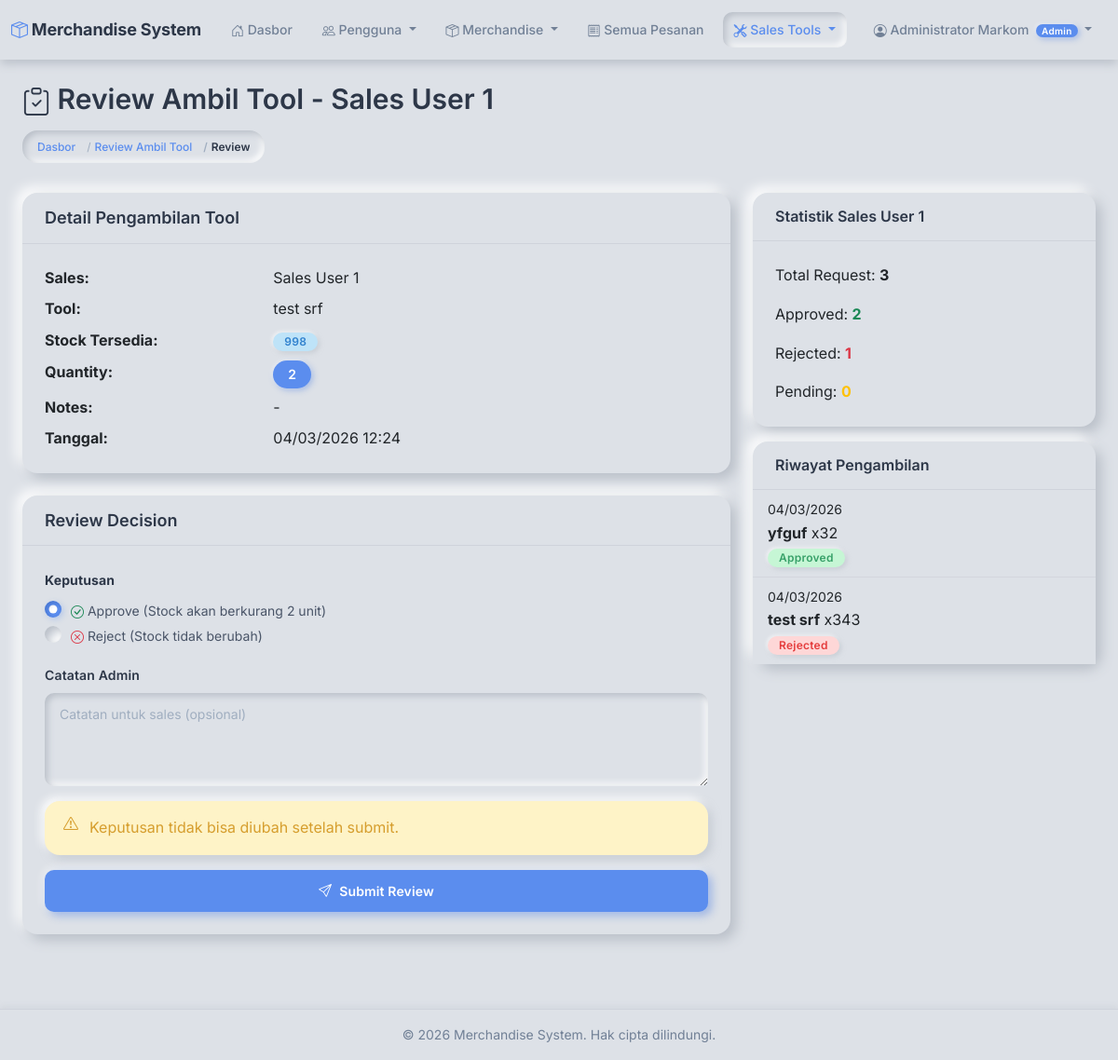
The app's page /inventory/review/5/ (signed in) with its own data.
### accounts/models.py (models this page shows, shortened)
class User(AbstractUser):
    class Role(models.TextChoices):
        ADMIN = 'ADMIN', 'Admin (Markom)'
        SALES = 'SALES', 'Sales'
    role = models.CharField(
        max_length=10,
        choices=Role.choices,
        default=Role.SALES,
        help_text='User role: ADMIN for Markom, SALES for sales team'
    )
    full_name = models.CharField(
        max_length=255,
        help_text='Full name of the user'
    )
    phone = models.CharField(
        max_length=20,
        blank=True,
        help_text='Phone number'
    )
    force_password_change = models.BooleanField(
        default=False,
        help_text='User must change password on next login'
    )
    class Meta:
        db_table = 'users'
        verbose_name = 'User'
        verbose_name_plural = 'Users'
        ordering = ['-date_joined']
    @property
    def is_admin(self):
        return self.role == self.Role.ADMIN
    @property
    def is_sales(self):
        return self.role == self.Role.SALES

### inventory/sales_tool_models.py (models this page shows, shortened)
class ToolCheckout(models.Model):
    class Status(models.TextChoices):
        PENDING = 'PENDING', 'Pending'
        APPROVED = 'APPROVED', 'Approved'
        REJECTED = 'REJECTED', 'Rejected'
    sales_user = models.ForeignKey(
        settings.AUTH_USER_MODEL,
        on_delete=models.PROTECT,
        related_name='tool_checkouts',
        help_text='Sales user yang checkout'
    )
    tool = models.ForeignKey(
        SalesTool,
        on_delete=models.PROTECT,
        related_name='checkouts',
        help_text='Tool yang di-checkout'
    )
    quantity = models.IntegerField(
        help_text='Jumlah yang di-checkout'
    )
    notes = models.TextField(
        blank=True,
        help_text='Catatan dari sales'
    )
    status = models.CharField(
        max_length=10,
        choices=Status.choices,
        default=Status.PENDING,
        help_text='Status checkout'
    )
    created_at = models.DateTimeField(
        auto_now_add=True,
        help_text='Waktu checkout'
    )
    reviewed_by = models.ForeignKey(
        settings.AUTH_USER_MODEL,
        on_delete=models.SET_NULL,
        null=True,
        blank=True,
        related_name='reviewed_checkouts',
        help_text='Admin yang review'
    )
    reviewed_at = models.DateTimeField(
        null=True,
        blank=True,
        help_text='Waktu di-review'
    )
    admin_notes = models.TextField(
        blank=True,
        help_text='Catatan dari admin'
    )
    class Meta:
        db_table = 'tool_checkouts'
        verbose_name = 'Tool Checkout'
        verbose_name_plural = 'Tool Checkouts'
        ordering = ['-created_at']
        indexes = [
            models.Index(fields=['status', '-created_at']),
            models.Index(fields=['sales_user', '-created_at']),
        ]

class SalesTool(models.Model):
    name = models.CharField(
        max_length=200,
        unique=True,
        help_text='Nama tool/produk untuk sales'
    )
    description = models.TextField(
        blank=True,
        help_text='Deskripsi tool'
    )
    image = models.ImageField(
        upload_to='sales_tools/%Y/%m/',
        blank=True,
        null=True,
        help_text='Foto tool'
    )
    stock = models.IntegerField(
        default=0,
        help_text='Stock tersedia'
    )
    is_active = models.BooleanField(
        default=True,
        help_text='Tool aktif/non-aktif'
    )
    created_by = models.ForeignKey(
        settings.AUTH_USER_MODEL,
        on_delete=models.PROTECT,
        related_name='created_tools',
        help_text='Admin yang membuat tool ini'
    )
    created_at = models.DateTimeField(auto_now_add=True)
    updated_at = models.DateTimeField(auto_now=True)
    class Meta:
        db_table = 'sales_tools'
        verbose_name = 'Sales Tool'
        verbose_name_plural = 'Sales Tools'
        ordering = ['name']

### inventory/views.py (the view)
# urls.py: path('review/<int:pk>/', views.checkout_review, name='checkout_review'),
@admin_required
def checkout_review(request, pk):
    checkout = get_object_or_404(ToolCheckout, pk=pk)
    history = ToolCheckout.objects.filter(
        sales_user=checkout.sales_user
    ).exclude(pk=checkout.pk).select_related('tool').order_by('-created_at')[:10]
    stats = {
        'total': ToolCheckout.objects.filter(sales_user=checkout.sales_user).count(),
        'approved': ToolCheckout.objects.filter(sales_user=checkout.sales_user, status='APPROVED').count(),
        'rejected': ToolCheckout.objects.filter(sales_user=checkout.sales_user, status='REJECTED').count(),
        'pending': ToolCheckout.objects.filter(sales_user=checkout.sales_user, status='PENDING').count(),
    }
    if request.method == 'POST':
        form = CheckoutReviewForm(request.POST)
        if form.is_valid():
            action = form.cleaned_data['action']
            admin_notes = form.cleaned_data.get('admin_notes', '')
            try:
                with transaction.atomic():
                    if action == 'approve':
                        checkout.approve(admin_user=request.user, admin_notes=admin_notes)
                        messages.success(
                            request,
                            f'Checkout dari {checkout.sales_user.full_name} telah disetujui. Stock "{checkout.tool.name}" berkurang {checkout.quantity} unit.'
                        )
                    else:  # reject
                        checkout.reject(admin_user=request.user, admin_notes=admin_notes)
                        messages.warning(
                            request,
                            f'Checkout dari {checkout.sales_user.full_name} telah ditolak.'
                        )
                return redirect('inventory:checkout_review_list')
            except ValidationError as e:
                messages.error(request, str(e))
        else:
            messages.error(request, 'Form tidak valid.')
    else:
        form = CheckoutReviewForm()
    return render(request, 'inventory/checkout_review.html', {
        'checkout': checkout,
        'form': form,
        'history': history,
        'stats': stats,
        'title': f'Review Ambil Tool - {checkout.sales_user.full_name}'
    })

### templates/inventory/checkout_review.html (shortened to what this page needs)
{% extends 'base.html' %}
{% block content %}
<div class="container-fluid">
    <div class="row mb-4">
        <div class="col">
            <h2><i class="bi bi-clipboard-check"></i> {{ title }}</h2>
            <nav aria-label="breadcrumb">
                <ol class="breadcrumb">
                    <li class="breadcrumb-item"><a href="{% url 'dashboard:home' %}">Dasbor</a></li>
                    <li class="breadcrumb-item"><a href="{% url 'inventory:checkout_review_list' %}">Review Ambil Tool</a></li>
                    <li class="breadcrumb-item active">Review</li>
                </ol>
            </nav>
        </div>
    </div>
    <div class="row">
        <div class="col-lg-8 mb-4">
            <div class="card mb-4">
                <div class="card-header"><h5 class="mb-0">Detail Pengambilan Tool</h5></div>
                <div class="card-body">
                    <div class="row mb-2"><div class="col-4 fw-bold">Sales:</div><div class="col-8">{{ checkout.sales_user.full_name }}</div></div>
                    <div class="row mb-2"><div class="col-4 fw-bold">Tool:</div><div class="col-8">{{ checkout.tool.name }}</div></div>
                    <div class="row mb-2"><div class="col-4 fw-bold">Stock Tersedia:</div><div class="col-8"><span class="badge bg-info">{{ checkout.tool.stock }}</span></div></div>
                    <div class="row mb-2"><div class="col-4 fw-bold">Quantity:</div><div class="col-8"><span class="badge bg-primary fs-6">{{ checkout.quantity }}</span></div></div>
                    <div class="row mb-2"><div class="col-4 fw-bold">Notes:</div><div class="col-8">{{ checkout.notes|default:"-" }}</div></div>
                    <div class="row"><div class="col-4 fw-bold">Tanggal:</div><div class="col-8">{{ checkout.created_at|date:"d/m/Y H:i" }}</div></div>
                </div>
            </div>
            <div class="card">
                <div class="card-header"><h5 class="mb-0">Review Decision</h5></div>
                <div class="card-body">
                    <form method="post">
                        <div class="mb-3">
                            <label class="form-label fw-bold">Keputusan</label>
                            <div class="form-check">
                                <input class="form-check-input" type="radio" name="action" id="approve" value="approve" checked>
                                <label class="form-check-label" for="approve">
                                    <i class="bi bi-check-circle text-success"></i> Approve (Stock akan berkurang {{ checkout.quantity }} unit)
                                </label>
                            </div>
                            <div class="form-check">
                                <input class="form-check-input" type="radio" name="action" id="reject" value="reject">
                                <label class="form-check-label" for="reject">
                                    <i class="bi bi-x-circle text-danger"></i> Reject (Stock tidak berubah)
                                </label>
                            </div>
                        </div>
                        <div class="mb-3">
                            <label for="id_admin_notes" class="form-label">Catatan Admin</label>
                            <textarea name="admin_notes" id="id_admin_notes" class="form-control" rows="3" placeholder="Catatan untuk sales (opsional)"></textarea>
                        </div>
                        <div class="alert alert-warning">
                            <i class="bi bi-exclamation-triangle"></i> Keputusan tidak bisa diubah setelah submit.
                        </div>
                        <div class="d-grid">
                            <button type="submit" class="btn btn-primary"><i class="bi bi-send"></i> Submit Review</button>
                        </div>
                    </form>
                </div>
            </div>
        </div>
        <div class="col-lg-4 mb-4">
            <div class="card mb-3">
                <div class="card-header"><h6 class="mb-0">Statistik {{ checkout.sales_user.full_name }}</h6></div>
                <div class="card-body">
                    <p>Total Request: <strong>{{ stats.total }}</strong></p>
                    <p>Approved: <strong class="text-success">{{ stats.approved }}</strong></p>
                    <p>Rejected: <strong class="text-danger">{{ stats.rejected }}</strong></p>
                    <p class="mb-0">Pending: <strong class="text-warning">{{ stats.pending }}</strong></p>
                </div>
            </div>
            <div class="card">
                <div class="card-header"><h6 class="mb-0">Riwayat Pengambilan</h6></div>
                <div class="card-body p-0">
                    {% if history %}
                    <div class="list-group list-group-flush">
                        {% for h in history %}
                        <div class="list-group-item">
                            <small>{{ h.created_at|date:"d/m/Y" }}</small><br>
                            <strong>{{ h.tool.name }}</strong> x{{ h.quantity }}<br>
                            <span class="badge {% if h.status == 'APPROVED' %}bg-success{% elif h.status == 'REJECTED' %}bg-danger{% else %}bg-warning{% endif %}">{{ h.get_status_display }}</span>
                        </div>
                        {% endfor %}
                    </div>
                    {% else %}
                    <div class="text-center py-3"><small class="text-muted">Belum ada riwayat</small></div>
                    {% endif %}
                </div>
            </div>
        </div>
    </div>
</div>
{% endblock %}

### templates/base.html (shortened to what this page needs)
<!DOCTYPE html>
<html lang="id">
<head>
    <link href="https://cdn.jsdelivr.net/npm/bootstrap@5.3.0/dist/css/bootstrap.min.css" rel="stylesheet">
    <link rel="stylesheet" href="https://cdn.jsdelivr.net/npm/bootstrap-icons@1.11.0/font/bootstrap-icons.css">
    {% load static %}
    <link rel="stylesheet" href="{% static 'css/custom.css' %}">
</head>
<body>
    {% if user.is_authenticated %}
    <nav class="navbar navbar-expand-lg">
        <div class="container-fluid">
            <a class="navbar-brand" href="{% url 'dashboard:home' %}">
                <i class="bi bi-box-seam me-1" style="color: var(--color-accent);"></i>Merchandise System
            </a>
            <div class="collapse navbar-collapse" id="navbarNav">
                <ul class="navbar-nav me-auto">
                    <li class="nav-item">
                        <a class="nav-link {% if request.resolver_match.app_name == 'dashboard' %}active{% endif %}"
                           href="{% url 'dashboard:home' %}">
                            <i class="bi bi-house-door"></i> Dasbor
                        </a>
                    </li>
                    {% if user.is_admin %}
                    <li class="nav-item dropdown">
                        <a class="nav-link dropdown-toggle {% if request.resolver_match.app_name == 'accounts' %}active{% endif %}"
                           href="#" id="usersDropdown" role="button" data-bs-toggle="dropdown" aria-expanded="false">
                            <i class="bi bi-people"></i> Pengguna
                        </a>
                    </li>
                    <li class="nav-item dropdown">
                        <a class="nav-link dropdown-toggle {% if request.resolver_match.app_name == 'merchandise' %}active{% endif %}"
                           href="#" id="merchandiseDropdown" role="button" data-bs-toggle="dropdown" aria-expanded="false">
                            <i class="bi bi-box-seam"></i> Merchandise
                        </a>
                    </li>
                    <li class="nav-item">
                        <a class="nav-link {% if request.resolver_match.app_name == 'orders' %}active{% endif %}"
                           href="{% url 'orders:order_list' %}">
                            <i class="bi bi-receipt"></i> Semua Pesanan
                        </a>
                    </li>
                    <li class="nav-item dropdown">
                        <a class="nav-link dropdown-toggle {% if request.resolver_match.app_name == 'inventory' %}active{% endif %}"
                           href="#" id="inventoryDropdown" role="button" data-bs-toggle="dropdown" aria-expanded="false">
                            <i class="bi bi-tools"></i> Sales Tools
                        </a>
                    </li>
                    {% endif %}
                </ul>
                <ul class="navbar-nav">
                    <li class="nav-item dropdown">
                        <a class="nav-link dropdown-toggle" href="#" id="userDropdown"
                           role="button" data-bs-toggle="dropdown" aria-expanded="false">
                            <i class="bi bi-person-circle"></i>
                            {{ user.full_name }}
                            {% if user.is_admin %}
                                <span class="badge bg-primary ms-1 badge-role">Admin</span>
                            {% else %}
                                <span class="badge bg-secondary ms-1 badge-role">Sales</span>
                            {% endif %}
                        </a>
                    </li>
                </ul>
            </div>
        </div>
    </nav>
    {% endif %}
    <main class="{% if user.is_authenticated %}container-fluid py-4{% endif %}">
        {% block content %}{% endblock %}
    </main>
    {% if user.is_authenticated %}
    <footer>
        <div class="container-fluid">
            <p class="mb-0">&copy; {% now "Y" %} Merchandise System. Hak cipta dilindungi.</p>
        </div>
    </footer>
    {% endif %}
</body>
</html>

### records on screen
User: full_name "Administrator Markom"
ToolCheckout: sales_user.full_name "Sales User 1", tool.name "test srf", tool.stock "998", quantity "2", notes "-", created_at "04/03/2026 12:24"
ToolCheckout: created_at "04/03/2026", tool.name "yfguf", quantity "32", status "Approved"
ToolCheckout: created_at "04/03/2026", tool.name "test srf", quantity "343", status "Rejected"

### other values on screen
{{ title }} "Review Ambil Tool - Sales User 1"
{{ stats.total }} "3"
{{ stats.approved }} "2"
{{ stats.rejected }} "1"
{{ stats.pending }} "0"
